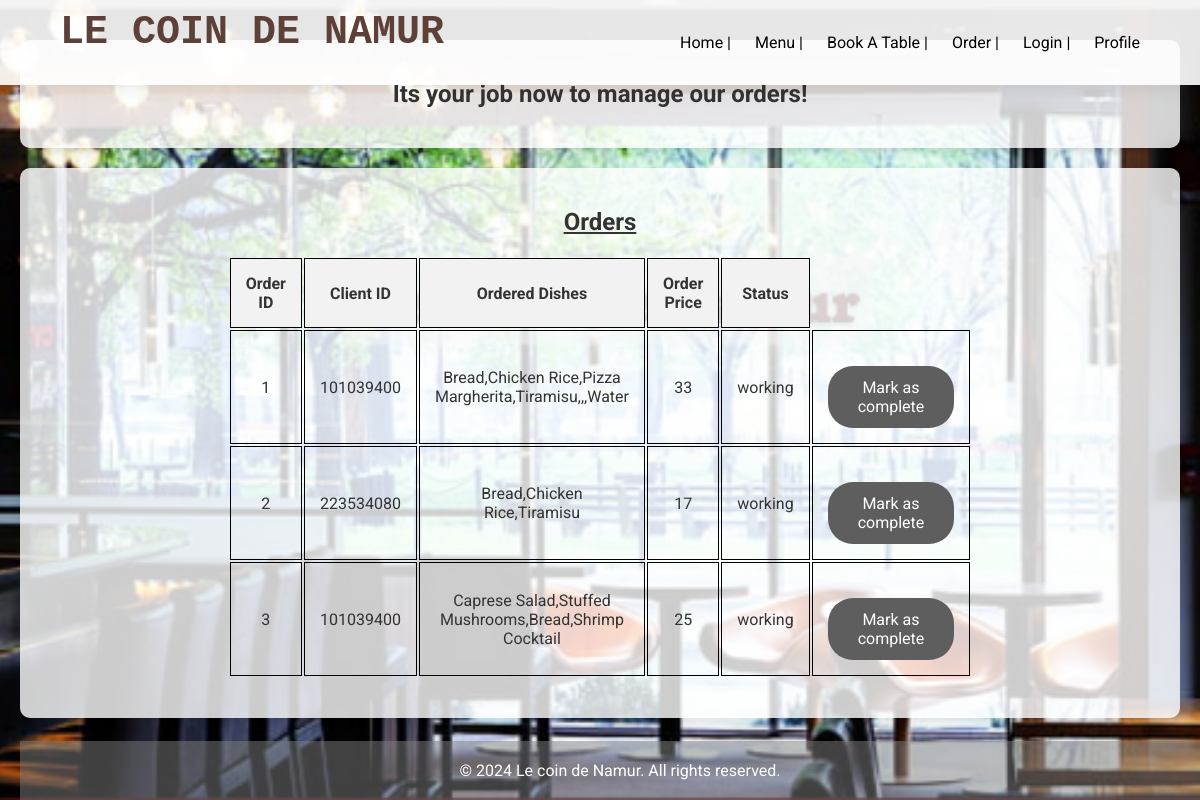
Screenshot of /orders/get/orders with the database file from the repository.
### app_management/sql/sql_models.py (models this page shows)
class Order(Base):
    __tablename__ = 'orders'
    orderid: Mapped[int] = mapped_column(Integer, primary_key= True, unique= True)
    clientid: Mapped[int] = mapped_column(Integer)
    dishes: Mapped[str] = mapped_column(String(72))
    orderprice: Mapped[int] = mapped_column(Integer)
    complete: Mapped[bool] = mapped_column(Boolean)
    status: Mapped[str] = mapped_column(String(72))

### app_management/routes/orders_routes.py (the view)
@order_router.get('/get/orders')
def ask_to_manage_orders(request: Request):
    orders = order_services.get_orders()
    return templates.TemplateResponse(
        "/orders/orders_managment.html",
        context={'request': request, 'orders': orders}
    )

### templates/orders/orders_managment.html (shortened to what this page needs)
{% extends "empty_page.html" %}
{% from "my_macro.html" import show_orders %}
{% block content %}
<div class="bloc">
    <h2>Its your job now to manage our orders!</h2>
</div>
<div class="bloc">
    <div>
        <h3>Orders</h3>
        <table>
            <tr>
                <th>Order ID</th>
                <th>Client ID</th>
                <th>Ordered Dishes</th>
                <th>Order Price</th>
                <th>Status</th>
            </tr>
            {% for order in orders %}
                {% if order.status == "working"%}
                    {{ show_orders(order.orderid, order.clientid, order.dishes, order.orderprice, order.status) }}
                {% endif %}
            {% endfor %}
        </table>
    </div>
</div>
{% endblock %}

### templates/my_macro.html (shortened to what this page needs)
{% macro show_orders(orderid, clientid, dishes, orderprice, status) %}
    <tr>
        <td>
            {{ orderid }}
        </td>
        <td>
            {{ clientid }}
        </td>
        <td>
            {{ dishes }}
        </td>
        <td>
            {{ orderprice }}
        </td>
        <td>
            {{ status }}
        </td>
        <td>
            <form action="/orders/complete" method="post">
                <button class="btn" type="submit">Mark as complete</button>
            </form>
        </td>
    </tr>
{% endmacro %}

### static/style.css (style rules this page uses)
* { margin: 0; padding: 0; box-sizing: border-box; font-family: "Roboto", sans-serif; }
body { min-height: 100vh; background-image: url('/static/images/background.png'); background-size: cover; background-repeat: no-repeat; background-position: center; color: #333; display: flex; flex-direction: column; padding: 20px; }
.bloc { background-color: rgba(255, 255, 255, 0.8); border-radius: 10px; padding: 40px; margin-top: 20px; box-shadow: 0 4px 8px rgba(0, 0, 0, 0.1); width: 100%; text-align: center; }
h3 { font-size: 24px; margin-bottom: 20px; text-decoration: underline; }
.btn { background-color: #5e5e5e; color: #fff; padding: 12px 30px; border-radius: 25px; margin-top: 20px; display: inline-block; text-align: center; border: none; cursor: pointer; position: relative; transition: background-color 0.2s ease-out; font-size: 16px; }
.btn::after { content: ""; position: absolute; left: 0; bottom: -5px; width: 0; height: 2px; background-color: #f7a800; transition: width 0.2s ease-out; }
table { margin: 0 auto; width: 60%; }
th, td { padding: 15px; text-align: center; border: 1px solid black; }
th { background-color: #f2f2f2; }

### rows the page displays
Order: orderid "1", clientid "101039400", dishes "Bread,Chicken Rice,Pizza Margherita,Tiramisu,,,Water", orderprice "33", status "working"
Order: orderid "2", clientid "223534080", dishes "Bread,Chicken Rice,Tiramisu", orderprice "17", status "working"
Order: orderid "3", clientid "101039400", dishes "Caprese Salad,Stuffed Mushrooms,Bread,Shrimp Cocktail", orderprice "25", status "working"
